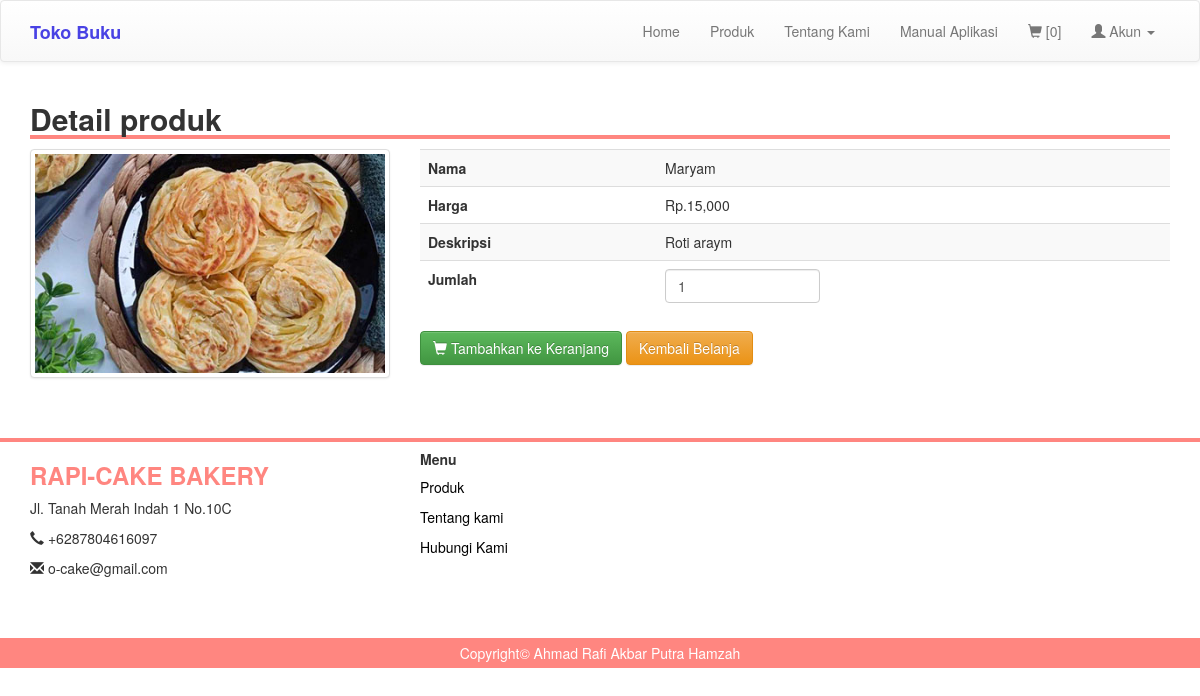
Before: /detail_produk.php?produk=P0002 with the older database file.
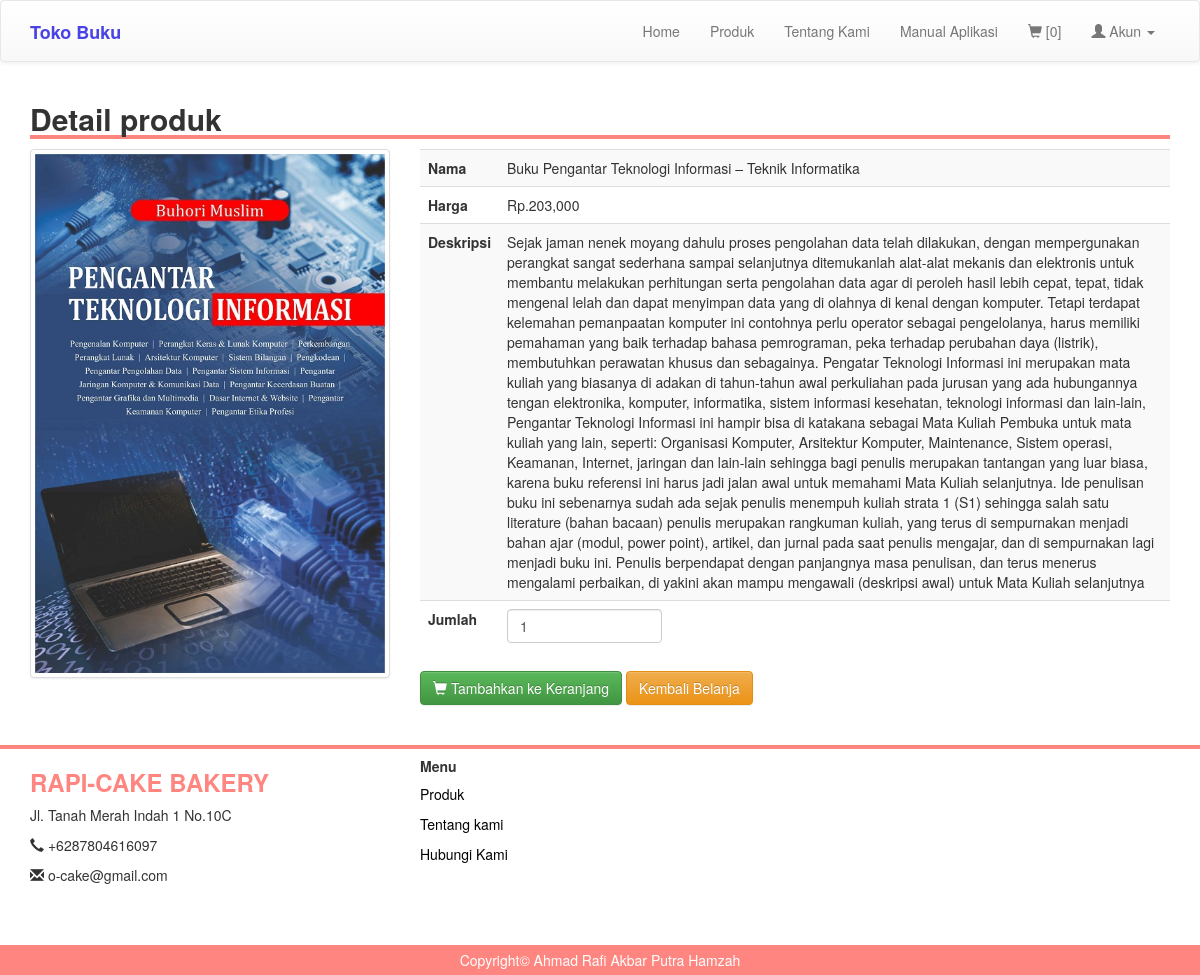
After: the same page with the newer database file.
### tables this page shows
CREATE TABLE `produk` (
  `kode_produk` varchar(100) NOT NULL,
  `nama` varchar(100) NOT NULL,
  `image` text NOT NULL,
  `deskripsi` text NOT NULL,
  `harga` int(11) NOT NULL
);

### detail_produk.php (the view, shortened to what this page needs)
<?php
include 'header.php';
$kode = mysqli_real_escape_string($conn,$_GET['produk']);
$result = mysqli_query($conn, "SELECT * FROM produk WHERE kode_produk = '$kode'");
$row = mysqli_fetch_assoc($result);
?>
<div class="container">
	<h2 style=" width: 100%; border-bottom: 4px solid #ff8680"><b>Detail produk</b></h2>
	<div class="row">
		<div class="col-md-4">
			<div class="thumbnail">
				<img src="image/produk/<?= $row['image']; ?>" width="400">
			</div>
		</div>
		<div class="col-md-8">
			<form action="proses/add.php" method="GET">
				<table class="table table-striped">
					<tbody>
						<tr>
							<td><b>Nama</b></td>
							<td><?= $row['nama']; ?></td>
						</tr>
						<tr>
							<td><b>Harga</b></td>
							<td>Rp.<?= number_format($row['harga']); ?></td>
						</tr>
						<tr>
							<td><b>Deskripsi</b></td>
							<td><?= $row['deskripsi'];  ?></td>
						</tr>
						<tr>
							<td><b>Jumlah</b></td>
							<td><input class="form-control" type="number" min="1" name="jml" value="1" style="width: 155px;"></td>
						</tr>
					</tbody>
				</table>
				<?php
				if(isset($_SESSION['user'])){
					?>
					<button type="submit" class="btn btn-success"><i class="glyphicon glyphicon-shopping-cart"></i> Tambahkan ke Keranjang</button>
					<?php
				}else{
					?>
					<a href="keranjang.php" class="btn btn-success"><i class="glyphicon glyphicon-shopping-cart"></i> Tambahkan ke Keranjang</a>
					<?php
				}
				?>
				<a href="index.php" class="btn btn-warning"> Kembali Belanja</a>
			</div>
	</div>
</div>
<br>
<br>
<?php
include 'footer.php';
?>

Changed rows visible on the page:
changed produk: image: a different picture; nama "Maryam" → "Buku Pengantar Teknologi Informasi – Teknik Informatika"; harga "15,000" → "203,000"; deskripsi "Roti araym" → "Sejak jaman nenek moyang dahulu proses pengolahan data telah dilakukan, dengan mempergunakan perangkat sangat sederhana sampai selanjutnya ditemukanlah alat-alat mekanis dan elektronis untuk membantu melakukan perhitungan serta pengolahan data agar di peroleh hasil lebih cepat, tepat, tidak mengenal lelah dan dapat menyimpan data yang di olahnya di kenal dengan komputer. Tetapi terdapat kelemahan pemanpaatan komputer ini contohnya perlu operator sebagai pengelolanya, harus memiliki pemahaman yang baik terhadap bahasa pemrograman, peka terhadap perubahan daya (listrik), membutuhkan perawatan khusus dan sebagainya. Pengatar Teknologi Informasi ini merupakan mata kuliah yang biasanya di adakan…"
